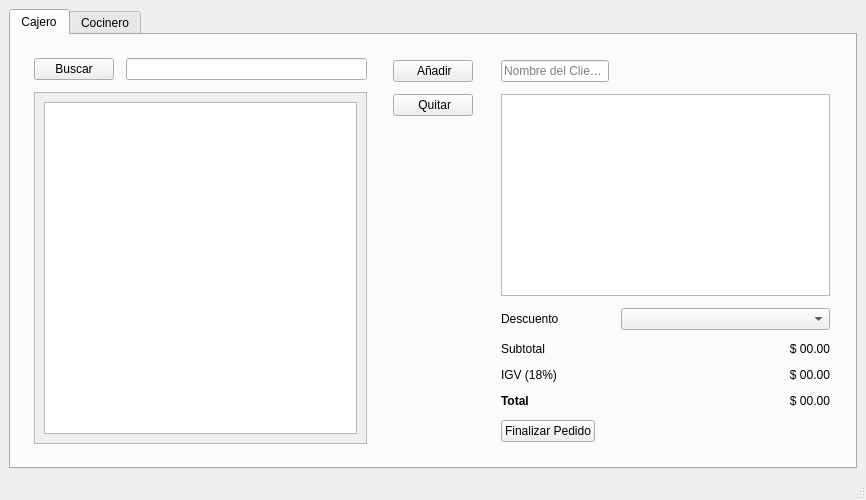
<?xml version="1.0" encoding="UTF-8"?>
<ui version="4.0">
 <class>MainWindow</class>
 <widget class="QMainWindow" name="MainWindow">
  <property name="geometry">
   <rect>
    <x>0</x>
    <y>0</y>
    <width>866</width>
    <height>500</height>
   </rect>
  </property>
  <property name="windowTitle">
   <string>mainwindow</string>
  </property>
  <widget class="QWidget" name="centralwidget">
   <layout class="QVBoxLayout" name="verticalLayout">
    <item>
     <widget class="QTabWidget" name="tabWidget">
      <property name="currentIndex">
       <number>0</number>
      </property>
      <widget class="QWidget" name="tab">
       <attribute name="title">
        <string>Cajero</string>
       </attribute>
       <layout class="QVBoxLayout" name="verticalLayout_5">
        <item>
         <layout class="QHBoxLayout" name="horizontalLayout">
          <property name="spacing">
           <number>12</number>
          </property>
          <property name="leftMargin">
           <number>8</number>
          </property>
          <property name="topMargin">
           <number>8</number>
          </property>
          <property name="rightMargin">
           <number>8</number>
          </property>
          <property name="bottomMargin">
           <number>8</number>
          </property>
          <item>
           <layout class="QFormLayout" name="formLayout_2">
            <property name="leftMargin">
             <number>6</number>
            </property>
            <property name="topMargin">
             <number>6</number>
            </property>
            <property name="rightMargin">
             <number>6</number>
            </property>
            <property name="bottomMargin">
             <number>6</number>
            </property>
            <item row="0" column="0">
             <widget class="QPushButton" name="searchButton">
              <property name="text">
               <string>Buscar</string>
              </property>
              <property name="icon">
               <iconset theme="edit-find">
                <normaloff>.</normaloff>.</iconset>
              </property>
             </widget>
            </item>
            <item row="0" column="1">
             <widget class="QLineEdit" name="searchField"/>
            </item>
            <item row="1" column="0" colspan="2">
             <widget class="QScrollArea" name="scrollArea">
              <property name="widgetResizable">
               <bool>true</bool>
              </property>
              <widget class="QWidget" name="scrollAreaWidgetContents">
               <property name="geometry">
                <rect>
                 <x>0</x>
                 <y>0</y>
                 <width>331</width>
                 <height>324</height>
                </rect>
               </property>
               <layout class="QVBoxLayout" name="verticalLayout_3">
                <item>
                 <widget class="QListWidget" name="listaMenuProductos"/>
                </item>
               </layout>
              </widget>
             </widget>
            </item>
           </layout>
          </item>
          <item>
           <layout class="QVBoxLayout" name="verticalLayout_4">
            <property name="spacing">
             <number>12</number>
            </property>
            <property name="leftMargin">
             <number>8</number>
            </property>
            <property name="topMargin">
             <number>8</number>
            </property>
            <property name="rightMargin">
             <number>8</number>
            </property>
            <property name="bottomMargin">
             <number>8</number>
            </property>
            <item>
             <widget class="QPushButton" name="btnAnadirItem">
              <property name="text">
               <string> Añadir</string>
              </property>
              <property name="icon">
               <iconset theme="go-next">
                <normaloff>.</normaloff>.</iconset>
              </property>
             </widget>
            </item>
            <item>
             <widget class="QPushButton" name="btnQuitarItem">
              <property name="text">
               <string> Quitar</string>
              </property>
              <property name="icon">
               <iconset theme="go-previous">
                <normaloff>.</normaloff>.</iconset>
              </property>
             </widget>
            </item>
            <item>
             <spacer name="verticalSpacer_2">
              <property name="orientation">
               <enum>Qt::Vertical</enum>
              </property>
              <property name="sizeHint" stdset="0">
               <size>
                <width>20</width>
                <height>40</height>
               </size>
              </property>
             </spacer>
            </item>
           </layout>
          </item>
          <item>
           <layout class="QFormLayout" name="formLayout">
            <property name="labelAlignment">
             <set>Qt::AlignLeading|Qt::AlignLeft|Qt::AlignVCenter</set>
            </property>
            <property name="formAlignment">
             <set>Qt::AlignLeading|Qt::AlignLeft|Qt::AlignTop</set>
            </property>
            <property name="leftMargin">
             <number>8</number>
            </property>
            <property name="topMargin">
             <number>8</number>
            </property>
            <property name="rightMargin">
             <number>8</number>
            </property>
            <property name="bottomMargin">
             <number>8</number>
            </property>
            <item row="0" column="0">
             <widget class="QLineEdit" name="lineEditCliente">
              <property name="placeholderText">
               <string>Nombre del Cliente</string>
              </property>
             </widget>
            </item>
            <item row="1" column="0" colspan="2">
             <widget class="QListWidget" name="listaOrdenActual"/>
            </item>
            <item row="2" column="0">
             <widget class="QLabel" name="label_2">
              <property name="text">
               <string>Descuento</string>
              </property>
             </widget>
            </item>
            <item row="2" column="1">
             <widget class="QComboBox" name="comboDescuentos"/>
            </item>
            <item row="3" column="0">
             <widget class="QLabel" name="subTotalLabel">
              <property name="text">
               <string>Subtotal</string>
              </property>
             </widget>
            </item>
            <item row="3" column="1">
             <widget class="QLabel" name="lblSubtotal">
              <property name="layoutDirection">
               <enum>Qt::LeftToRight</enum>
              </property>
              <property name="text">
               <string>$ 00.00</string>
              </property>
              <property name="alignment">
               <set>Qt::AlignRight|Qt::AlignTrailing|Qt::AlignVCenter</set>
              </property>
             </widget>
            </item>
            <item row="4" column="0">
             <widget class="QLabel" name="igvLabel">
              <property name="text">
               <string>IGV (18%)</string>
              </property>
             </widget>
            </item>
            <item row="4" column="1">
             <widget class="QLabel" name="lblIGV">
              <property name="text">
               <string>$ 00.00</string>
              </property>
              <property name="alignment">
               <set>Qt::AlignRight|Qt::AlignTrailing|Qt::AlignVCenter</set>
              </property>
             </widget>
            </item>
            <item row="5" column="0">
             <widget class="QLabel" name="totalLabel">
              <property name="font">
               <font>
                <bold>true</bold>
               </font>
              </property>
              <property name="text">
               <string>Total</string>
              </property>
             </widget>
            </item>
            <item row="5" column="1">
             <widget class="QLabel" name="lblTotal">
              <property name="text">
               <string>$ 00.00</string>
              </property>
              <property name="alignment">
               <set>Qt::AlignRight|Qt::AlignTrailing|Qt::AlignVCenter</set>
              </property>
             </widget>
            </item>
            <item row="6" column="0">
             <widget class="QPushButton" name="btnFinalizarPedido">
              <property name="text">
               <string>Finalizar Pedido</string>
              </property>
             </widget>
            </item>
           </layout>
          </item>
         </layout>
        </item>
       </layout>
      </widget>
      <widget class="QWidget" name="tab_2">
       <attribute name="title">
        <string>Cocinero</string>
       </attribute>
       <layout class="QVBoxLayout" name="verticalLayout_2">
        <item>
         <layout class="QHBoxLayout" name="horizontalLayout_2">
          <property name="leftMargin">
           <number>8</number>
          </property>
          <property name="topMargin">
           <number>8</number>
          </property>
          <property name="rightMargin">
           <number>8</number>
          </property>
          <property name="bottomMargin">
           <number>8</number>
          </property>
          <item>
           <layout class="QVBoxLayout" name="ColaLayout">
            <item>
             <widget class="QPushButton" name="btnProcesarSiguientePedido">
              <property name="text">
               <string>Atender Siguiente Ticket</string>
              </property>
              <property name="icon">
               <iconset theme="go-next">
                <normaloff>.</normaloff>.</iconset>
              </property>
             </widget>
            </item>
            <item>
             <widget class="QLabel" name="lblCola">
              <property name="font">
               <font>
                <bold>true</bold>
               </font>
              </property>
              <property name="text">
               <string>En Cola</string>
              </property>
             </widget>
            </item>
            <item>
             <widget class="QListWidget" name="listEnCola"/>
            </item>
           </layout>
          </item>
          <item>
           <layout class="QVBoxLayout" name="ProcesandoLayout">
            <item>
             <widget class="QLabel" name="lblProcesando">
              <property name="font">
               <font>
                <bold>true</bold>
               </font>
              </property>
              <property name="text">
               <string>Procesando</string>
              </property>
             </widget>
            </item>
            <item>
             <widget class="QListWidget" name="listProcesando"/>
            </item>
           </layout>
          </item>
          <item>
           <layout class="QVBoxLayout" name="ListoLayout">
            <item>
             <widget class="QLabel" name="lblListo">
              <property name="font">
               <font>
                <bold>true</bold>
               </font>
              </property>
              <property name="text">
               <string>Listo</string>
              </property>
             </widget>
            </item>
            <item>
             <widget class="QListWidget" name="listListo"/>
            </item>
           </layout>
          </item>
         </layout>
        </item>
       </layout>
      </widget>
     </widget>
    </item>
   </layout>
  </widget>
  <widget class="QMenuBar" name="menubar">
   <property name="geometry">
    <rect>
     <x>0</x>
     <y>0</y>
     <width>866</width>
     <height>23</height>
    </rect>
   </property>
  </widget>
  <widget class="QStatusBar" name="statusbar"/>
 </widget>
 <resources/>
 <connections/>
</ui>
